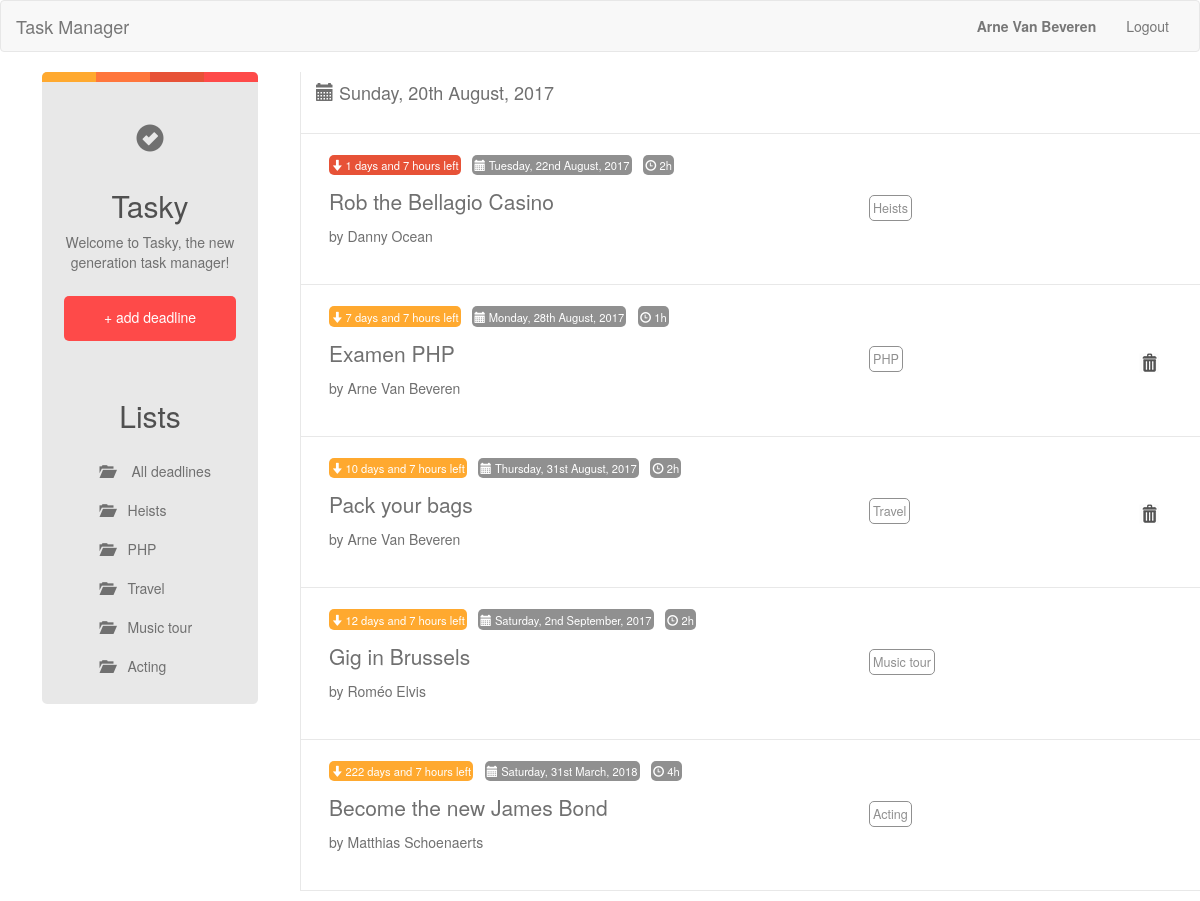
Screenshot of /index.php (signed in) with the database file from the repository.
### tables this page shows
CREATE TABLE `users` (
  `id` int(250) NOT NULL,
  `firstname` varchar(250) NOT NULL,
  `lastname` varchar(250) NOT NULL,
  `email` varchar(250) NOT NULL,
  `password` varchar(500) NOT NULL
);

CREATE TABLE `deadlines` (
  `id` int(250) NOT NULL,
  `deadline` varchar(250) NOT NULL,
  `duration` decimal(50,0) NOT NULL,
  `expiredate` date NOT NULL,
  `list` varchar(250) NOT NULL,
  `userid` int(250) NOT NULL
);

### classes/User.php (called while the page is built, shortened)
<?php
class User
{
    public function getUser(){
        $conn = Db::getInstance();
        $stmt = $conn->prepare("SELECT * FROM users WHERE id = :id");
        $stmt->bindValue(":id", $_SESSION["user_id"]);
        $stmt->execute();
        $res = $stmt->fetch(PDO::FETCH_ASSOC);
        return $res;
    }
}

### classes/Deadlines.php (called while the page is built, shortened)
<?php
class Deadlines
{
    public function getDeadlines()
    {
        $conn = Db::getInstance();
        $statement = $conn->prepare("select deadlines.*, users.firstname, users.lastname, deadlines.id as deadline_id from deadlines inner join users on deadlines.userid = users.id order by expiredate asc");
        $statement->execute();
        $rResult = $statement->fetchAll(PDO::FETCH_ASSOC);
        return $rResult;
    }
}

### index.php (the view, shortened to what this page needs)
<?php
$user = new User();
$currentProfile = $user->getUser();
$deadline = new Deadlines();
if(isset($_GET["list"])){
    $deadline->setList( $_GET["list"] );
    $deadlines = $deadline->getDeadlineList();
    $deadlines_menu = $deadline->getDeadlines();
}
else{
    $deadlines = $deadline->getDeadlines();
    $deadlines_menu = $deadline->getDeadlines();
}
?>
<!doctype html>
<html lang="en">
<link href="css/bootstrap.min.css" rel="stylesheet">
<link href="css/bootstrap.css" rel="stylesheet">
<link rel="stylesheet" href="css/style.css">
<head>
</head>
<body>
<?php include_once('includes/include.nav2.php'); ?>
<div class="wrapper">
<div id="profile" class="col-md-3">
    <div class="logo">
        <div class="c c1"></div>
        <div class="c c2"></div>
        <div class="c c3"></div>
        <div class="c c4"></div>
    <p class="text-center"><span class="glyphicon glyphicon-ok-sign" aria-hidden="true"></span></p>
    <h2 class="text-center">Tasky</h2>
        <p class="text-center">Welcome to Tasky, the new generation task manager!</p>
        <a href="add-deadline.php" class="center-block"><p class="text-center">+ add deadline</p></a>
        <h2 class="text-center">Lists</h2>
        <ul class="lists">
            <li>
                <a href="index.php"><span id='folder' class="glyphicon glyphicon-folder-open" aria-hidden="true"></span> All deadlines</a>
            </li>
            <?php
            $lastList = "";
            foreach($deadlines_menu as $key=>$deadline):
                $list = $deadline['list'];
                ?>
            <li>
                <a href="index.php?list=<?php echo $list ?>">
                    <?php
                    if($list !== $lastList){
                        echo "<span id='folder' class=\"glyphicon glyphicon-folder-open\" aria-hidden=\"true\"></span>" . htmlspecialchars($list);
                        $lastList = $list;
                    }
                    ?>
                </a>
            </li>
            <?php endforeach; ?>
        </ul>
    </div>
</div>
    <div id="date" class="col-md-9">
        <h4> <span class="glyphicon glyphicon-calendar" aria-hidden="true"></span>
            <?php echo (new \DateTime())->format('l, jS F, Y'); ?></h4>
    </div>
    <div id="list" class="col-md-9">
        <ul id="listupdates">
            <?php foreach($deadlines as $key=>$deadline):?>
            <li id="<?php echo $deadline['id']; ?>">
                    <p class="
                    <?php
                    $date = strtotime($deadline['expiredate']);
                        if($date < (time() + 86400 )){
                            echo "rood";
                        }
                    else if($date < (time() + 259200 )){
                        echo "oranje";
                    }
                    else if($date < (time() + 604800 )){
                        echo "geel";
                    }
                    else{
                        echo "nostress";
                    }
                    ?>
                    " id="timeleft">
                        <span class="glyphicon glyphicon-arrow-down" aria-hidden="true"></span>
                        <?php
                        $date = strtotime($deadline['expiredate']);
                        if($date > time()){
                        $remaining = $date - time();
                        $days_remaining = floor($remaining / 86400);
                        $hours_remaining = floor(($remaining % 86400) / 3600);
                            if($days_remaining < 1){
                                echo "$hours_remaining hours left";
                            }
                            else{
                                echo "$days_remaining days and $hours_remaining hours left";}
                        }
                        else{
                            echo "expired";
                        }
                        ?></p>
                    <p class="grijs" id="expiredate">
                        <span class="glyphicon glyphicon-calendar" aria-hidden="true"></span>
                        <?php echo (new \DateTime(htmlspecialchars($deadline['expiredate'])))->format('l, jS F, Y'); ?></p>
                    <p class="grijs" id="duration">
                        <span class="glyphicon glyphicon-time" aria-hidden="true"></span>
                        <?php echo htmlspecialchars($deadline['duration']); ?>h</p>
                    <p class="" id="deadline"><?php echo $deadline['deadline']; ?></p>
                    <p class="" id="list"><?php echo $deadline['list']; ?></p>
                    <p class="" id="name">by <?php echo htmlspecialchars($deadline['firstname']); echo " "; echo htmlspecialchars($deadline['lastname']); ?></p>
                <div class="<?php if($currentProfile['id'] === $deadline['userid'])
                                        { echo 'show';}
                                    else{echo 'hide';}?>">
                <form class="remover" method='post' action=''>
                    <input type='image' src='img/soft_grey_action_delete.png' id="btnRemove <?php echo $deadline['id']; ?>" class="btnRemove" />
                </form>
                    </div>
            </li>
            <?php endforeach; ?>
        </ul>
    </div>
</div>
</body>
</html>

### includes/include.nav2.php (shortened to what this page needs)
<nav class="navbar navbar-default">
    <div class="container-fluid">
        <div class="navbar-header">
            <a class="navbar-brand" href="#">Task Manager</a>
        </div>
        <div class="collapse navbar-collapse" id="bs-example-navbar-collapse-1">
            <ul class="nav navbar-nav navbar-right">
                <li><a class="name" href="#"><?php echo($currentProfile['firstname']);?> <?php echo($currentProfile['lastname']);?></a></li>
                <li><a href="logout.php">Logout</a></li>
            </ul>
        </div>
    </div>
</nav>

### css/style.css (style rules this page uses)
#profile { margin-top: -20px; height: 600px; }
#date { color: #707070; font-weight: 100; padding-bottom: 20px; border-bottom: solid 1px #E8E8E8; border-left: solid 1px #E8E8E8; }
#list { padding: 0; }
#list ul { border-left: solid 1px #E8E8E8; list-style: none; width: 100%; padding: 0; }
#list li { padding-left: 2em; padding-top: 1.5em; padding-bottom: 2em; border-bottom: solid 1px #E8E8E8; width: 100%; }
div.logo { width: 80%; margin-left: 10%; background-color: #E8E8E8; border-radius: 5px; margin-top: 20px; }
.logo span { font-size: 2em; padding-top: 1.5em; }
.logo p { color: #707070; padding-bottom: 1em; }
.logo h2 { color: #505050; }
.c { height: 10px; width: 25%; display: block; float: left; }
.c1 { background-color: #FFA92F; border-top-left-radius: 5px; }
.c2 { background-color: #FF763C; }
.c3 { background-color: #E75237; }
.c4 { background-color: #FE4A49; border-top-right-radius: 5px; }
.logo a { width: 80%; margin-left: 10%; padding-bottom: 2em; text-decoration: none; }
.logo a p { background-color: #FE4A49; padding-top: 0.8em; border-radius: 5px; color: #fff; }
nav a.name { font-weight: 800; }
p#deadline { font-size: 1.5em; font-weight: 500; margin-top: 1.5em; color: #707070; padding-bottom: 0em; }
p#list { color: #909090; font-size: 0.9em; border: 1px solid #909090; padding: 3px; border-radius: 5px; margin-left: 60%; margin-top: -2.5em; position: absolute; }
p#expiredate { font-size: 0.8em; padding: 0.2em; display: block; float: left; border-radius: 5px; color: #fff; margin-left: 1em; }
p#timeleft { color: #fff; font-size: 0.8em; padding: 0.2em; display: block; float: left; border-radius: 5px; }
p#duration { font-size: 0.8em; padding: 0.2em; display: block; float: left; margin-left: 1em; border-radius: 5px; color: #fff; }
.remover { margin-left: 90%; margin-top: -55px; padding-bottom: 0px; position: absolute; }
.oranje { background-color: #E75237; }
.nostress { background-color: #FFA92F; }
.grijs { background-color: #909090; }
.lists { list-style: none; padding-bottom: 2em; }
.lists li a { text-decoration: none; color: #707070; }
#folder { font-size: 1em; padding-right: 1em; }
p#name { color: #707070; padding-bottom: 0em; }

### rows the page displays
users: firstname "Arne", lastname "Van Beveren"
deadlines: list "Heists", expiredate "Tuesday, 22nd August, 2017", duration "2", deadline "Rob the Bellagio Casino", userid.firstname "Danny", userid.lastname "Ocean"
deadlines: list "PHP", expiredate "Monday, 28th August, 2017", duration "1", deadline "Examen PHP", userid.firstname "Arne", userid.lastname "Van Beveren"
deadlines: list "Travel", expiredate "Thursday, 31st August, 2017", duration "2", deadline "Pack your bags", userid.firstname "Arne", userid.lastname "Van Beveren"
deadlines: list "Music tour", expiredate "Saturday, 2nd September, 2017", duration "2", deadline "Gig in Brussels", userid.firstname "Roméo", userid.lastname "Elvis"
deadlines: list "Acting", expiredate "Saturday, 31st March, 2018", duration "4", deadline "Become the new James Bond", userid.firstname "Matthias", userid.lastname "Schoenaerts"
